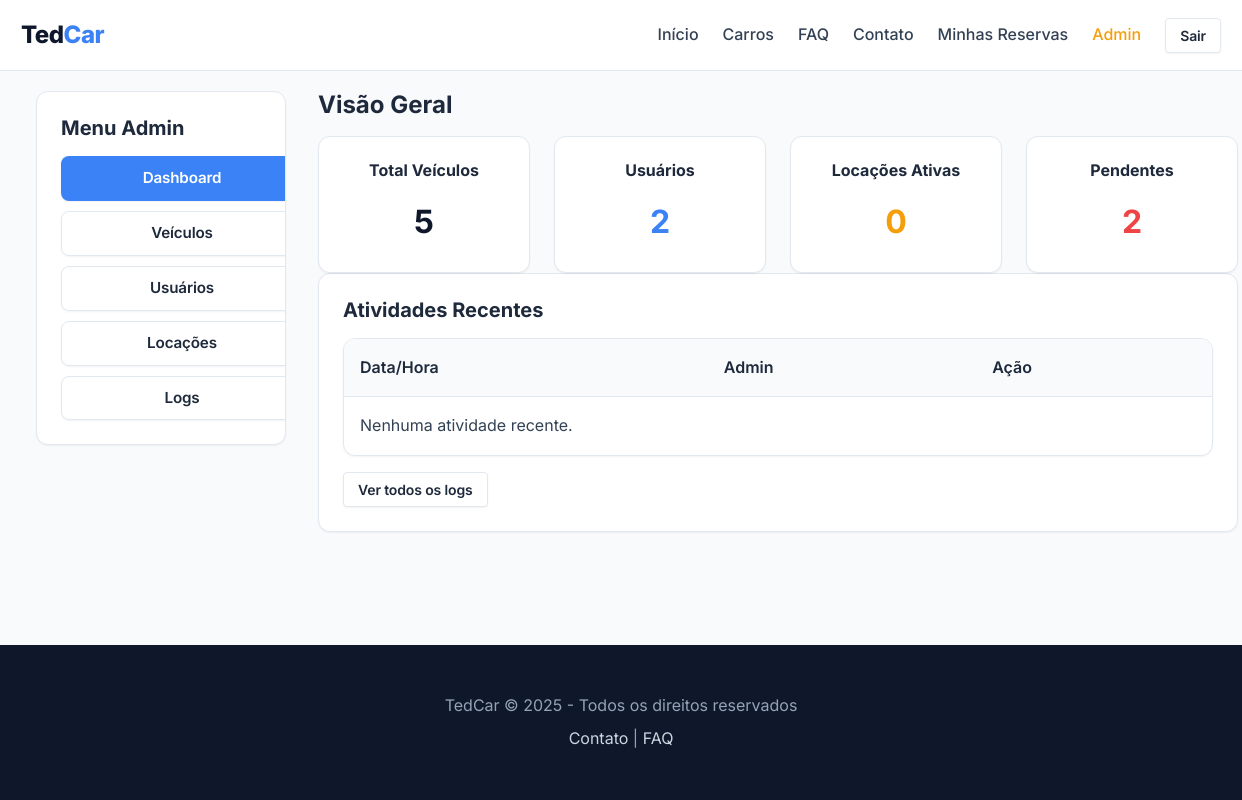
The app's page /admin (signed in), older data.
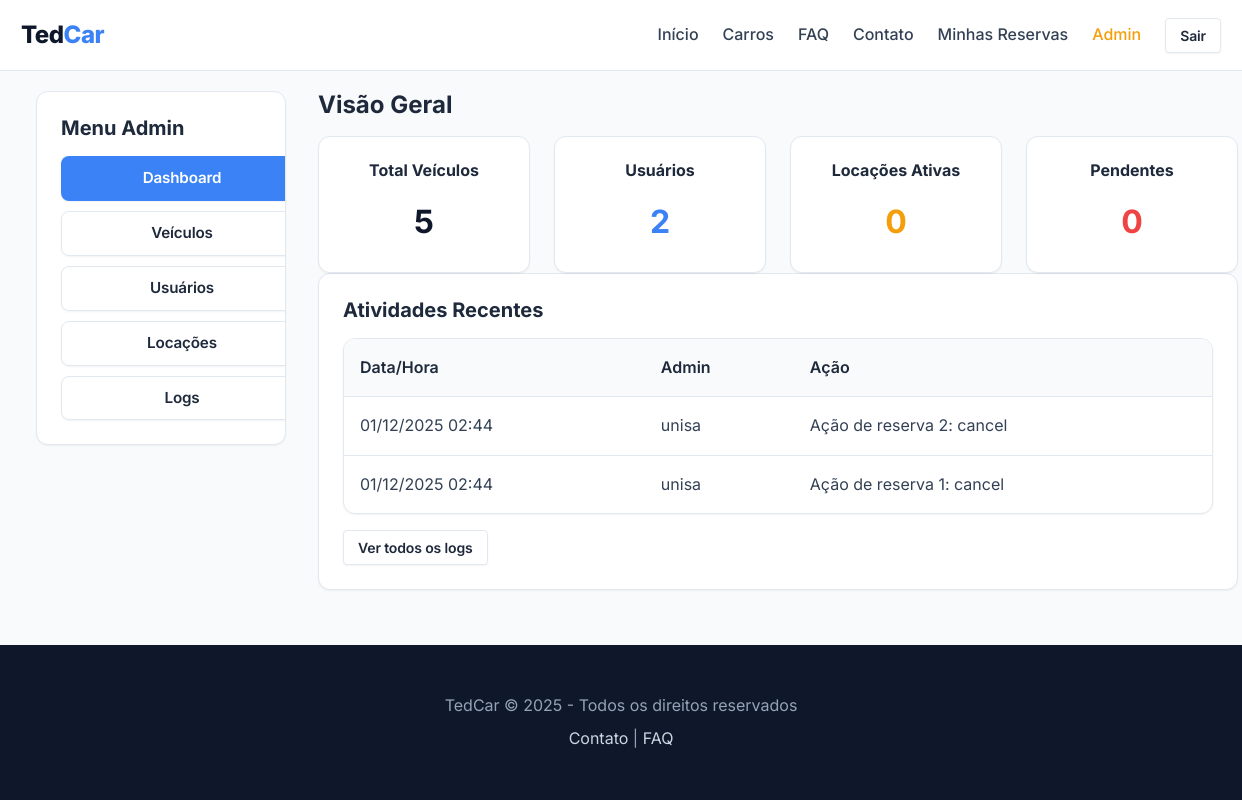
The same page, newer data.
### tedcar_2.0/app.py (models this page shows)
class Log(db.Model):
    id = db.Column(db.Integer, primary_key=True)
    admin_id = db.Column(db.String(50), nullable=False) # Username or 'MASTER'
    action = db.Column(db.String(200), nullable=False)
    details = db.Column(db.Text, nullable=True)
    timestamp = db.Column(db.DateTime, default=datetime.utcnow)

### tedcar_2.0/app.py (the view)
@app.route('/admin')
@login_required
@admin_required
def admin_dashboard():
    total_cars = Car.query.count()
    total_users = User.query.count()
    active_rentals = Reservation.query.filter_by(status='active').count()
    pending_rentals = Reservation.query.filter_by(status='pending').count()
    recent_logs = Log.query.order_by(Log.timestamp.desc()).limit(5).all()
    return render_template('admin/dashboard.html',
                           total_cars=total_cars,
                           total_users=total_users,
                           active_rentals=active_rentals,
                           pending_rentals=pending_rentals,
                           recent_logs=recent_logs)

### tedcar_2.0/app.py (called while the page is built)
@login_manager.user_loader
def load_user(user_id):
    if user_id == 'MASTER':
        u = User(id=0, username=MASTER_USER, is_admin=True)
        u.get_id = lambda: 'MASTER'
        return u
    return User.query.get(int(user_id))

def admin_required(f):
    @wraps(f)
    def decorated_function(*args, **kwargs):
        if not current_user.is_authenticated:
            return login_manager.unauthorized()
        is_master = (current_user.get_id() == 'MASTER')
        if not is_master and not getattr(current_user, 'is_admin', False):
            flash('Acesso negado: Área restrita a administradores.', 'error')
            return redirect(url_for('index'))
        return f(*args, **kwargs)
    return decorated_function

### tedcar_2.0/templates/admin/dashboard.html
{% extends "base.html" %}
{% block content %}
<div class="container" style="max-width: 1400px;">
    <div class="grid" style="grid-template-columns: 250px 1fr; gap: var(--spacing-xl);">
        <div class="card" style="height: fit-content;">
            <div class="card-body">
                <h3 class="card-title mb-md">Menu Admin</h3>
                <nav style="display: flex; flex-direction: column; gap: 10px;">
                    <a href="{{ url_for('admin_dashboard') }}" class="btn btn-primary w-full text-left">Dashboard</a>
                    <a href="{{ url_for('admin_cars') }}" class="btn btn-outline w-full text-left">Veículos</a>
                    <a href="{{ url_for('admin_users') }}" class="btn btn-outline w-full text-left">Usuários</a>
                    <a href="{{ url_for('admin_rentals') }}" class="btn btn-outline w-full text-left">Locações</a>
                    <a href="{{ url_for('admin_logs') }}" class="btn btn-outline w-full text-left">Logs</a>
                </nav>
            </div>
        </div>
        <div>
            <h2 class="mb-lg">Visão Geral</h2>
            <div class="grid grid-4 mb-xl">
                <div class="card">
                    <div class="card-body text-center">
                        <h3 class="text-light" style="font-size: 1rem;">Total Veículos</h3>
                        <p style="font-size: 2rem; font-weight: 700; color: var(--primary-color);">{{ total_cars }}</p>
                    </div>
                </div>
                <div class="card">
                    <div class="card-body text-center">
                        <h3 class="text-light" style="font-size: 1rem;">Usuários</h3>
                        <p style="font-size: 2rem; font-weight: 700; color: var(--secondary-color);">{{ total_users }}
                        </p>
                    </div>
                </div>
                <div class="card">
                    <div class="card-body text-center">
                        <h3 class="text-light" style="font-size: 1rem;">Locações Ativas</h3>
                        <p style="font-size: 2rem; font-weight: 700; color: var(--accent-color);">{{ active_rentals }}
                        </p>
                    </div>
                </div>
                <div class="card">
                    <div class="card-body text-center">
                        <h3 class="text-light" style="font-size: 1rem;">Pendentes</h3>
                        <p style="font-size: 2rem; font-weight: 700; color: #ef4444;">{{ pending_rentals }}</p>
                    </div>
                </div>
            </div>
            <div class="card">
                <div class="card-body">
                    <h3 class="card-title mb-md">Atividades Recentes</h3>
                    <div class="table-container">
                        <table class="table">
                            <thead>
                                <tr>
                                    <th>Data/Hora</th>
                                    <th>Admin</th>
                                    <th>Ação</th>
                                </tr>
                            </thead>
                            <tbody>
                                {% for log in recent_logs %}
                                <tr>
                                    <td>{{ log.timestamp.strftime('%d/%m/%Y %H:%M') }}</td>
                                    <td>{{ log.admin_id }}</td>
                                    <td>{{ log.action }}</td>
                                </tr>
                                {% else %}
                                <tr>
                                    <td colspan="3">Nenhuma atividade recente.</td>
                                </tr>
                                {% endfor %}
                            </tbody>
                        </table>
                    </div>
                    <div class="mt-md text-right">
                        <a href="{{ url_for('admin_logs') }}" class="btn btn-sm btn-outline">Ver todos os logs</a>
                    </div>
                </div>
            </div>
        </div>
    </div>
</div>
{% endblock %}

Row changes from the older to the newer data that the page shows:
added Log: timestamp "01/12/2025 02:44", admin_id "unisa", action "Ação de reserva 2: cancel"
added Log: timestamp "01/12/2025 02:44", admin_id "unisa", action "Ação de reserva 1: cancel"
Text that changed along with them:
{{ pending_rentals }}: "2" → "0"
text no longer shown: "Nenhuma atividade recente."
